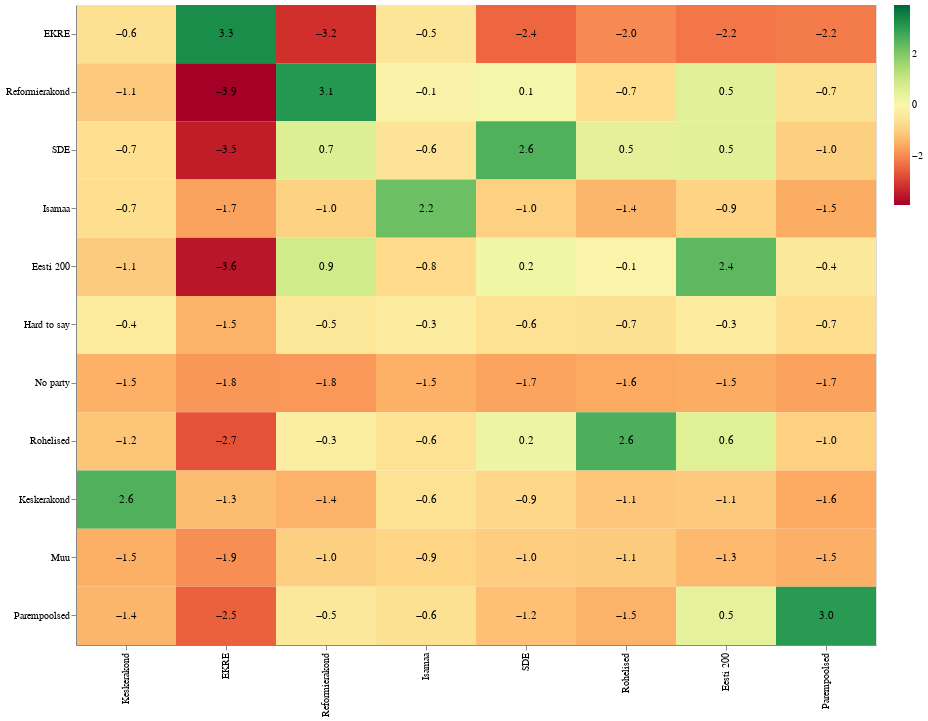

Notebook cell for this chart:
### Code cell
fdf = get_filtered_data(full_df, data_meta, pp_desc)
#wdf = wrangle_data(fdf, **args, **get_plot_meta(args['plot']))
#fdf['data'].sample(5)
create_plot(fdf,data_meta,pp_desc,width=800)

### Figure 1 — Vega-Lite specification as saved in the notebook (floating-point values rounded to 4 significant figures)
{"config": {"view": {"continuousWidth": 300, "continuousHeight": 300}}, "layer": [{"mark": {"type": "rect"}, "encoding": {"color": {"field": "thermometer", "legend": {"title": null}, "scale": {"domainMax": 3.898, "domainMid": 0, "domainMin": -3.898, "scheme": "redyellowgreen"}, "type": "quantitative"}, "tooltip": [{"field": "thermometer", "format": ".1f", "type": "quantitative"}], "x": {"field": "question", "sort": ["Keskerakond", "EKRE", "Reformierakond", "Isamaa", "SDE", "Rohelised", "Eesti 200", "Parempoolsed"], "title": null, "type": "nominal"}, "y": {"field": "party_preference", "sort": ["EKRE", "Reformierakond", "SDE", "Isamaa", "Eesti 200", "Hard to say", "No party", "Rohelised", "Keskerakond", "Muu", "Parempoolsed"], "title": null, "type": "nominal"}}}, {"mark": {"type": "text"}, "encoding": {"color": {"condition": {"test": "(pow(datum['thermometer:Q'],2) > 1.5)", "value": "white"}, "value": "black"}, "text": {"field": "thermometer", "format": ".1f", "type": "quantitative"}, "tooltip": [{"field": "thermometer", "format": ".1f", "type": "quantitative"}], "x": {"field": "question", "sort": ["Keskerakond", "EKRE", "Reformierakond", "Isamaa", "SDE", "Rohelised", "Eesti 200", "Parempoolsed"], "title": null, "type": "nominal"}, "y": {"field": "party_preference", "sort": ["EKRE", "Reformierakond", "SDE", "Isamaa", "Eesti 200", "Hard to say", "No party", "Rohelised", "Keskerakond", "Muu", "Parempoolsed"], "title": null, "type": "nominal"}}}], "data": {"name": "data-3681557f3c462e6b08c9e26aa430b488"}, "height": 640, "width": 800, "$schema": "https://vega.github.io/schema/vega-lite/v5.15.1.json", "datasets": {"data-3681557f3c462e6b08c9e26aa430b488": [{"party_preference": "EKRE", "question": "Keskerakond", "thermometer": -0.648}, {"party_preference": "EKRE", "question": "EKRE", "thermometer": 3.278}, {"party_preference": "EKRE", "question": "Reformierakond", "thermometer": -3.166}, {"party_preference": "EKRE", "question": "Isamaa", "thermometer": -0.5357}, {"party_preference": "EKRE", "question": "SDE", "thermometer": -2.439}, {"party_preference": "EKRE", "question": "Rohelised", "thermometer": -1.981}, {"party_preference": "EKRE", "question": "Eesti 200", "thermometer": -2.244}, {"party_preference": "EKRE", "question": "Parempoolsed", "thermometer": -2.17}, {"party_preference": "Reformierakond", "question": "Keskerakond", "thermometer": -1.077}, {"party_preference": "Reformierakond", "question": "EKRE", "thermometer": -3.898}, {"party_preference": "Reformierakond", "question": "Reformierakond", "thermometer": 3.093}, {"party_preference": "Reformierakond", "question": "Isamaa", "thermometer": -0.1498}, {"party_preference": "Reformierakond", "question": "SDE", "thermometer": 0.1175}, {"party_preference": "Reformierakond", "question": "Rohelised", "thermometer": -0.7399}, {"party_preference": "Reformierakond", "question": "Eesti 200", "thermometer": 0.5245}, {"party_preference": "Reformierakond", "question": "Parempoolsed", "thermometer": -0.6539}, {"party_preference": "SDE", "question": "Keskerakond", "thermometer": -0.7024}, {"party_preference": "SDE", "question": "EKRE", "thermometer": -3.454}, {"party_preference": "SDE", "question": "Reformierakond", "thermometer": 0.6535}, {"party_preference": "SDE", "question": "Isamaa", "thermometer": -0.5882}, {"party_preference": "SDE", "question": "SDE", "thermometer": 2.57}, {"party_preference": "SDE", "question": "Rohelised", "thermometer": 0.4767}, {"party_preference": "SDE", "question": "Eesti 200", "thermometer": 0.5275}, {"party_preference": "SDE", "question": "Parempoolsed", "thermometer": -0.9935}, {"party_preference": "Isamaa", "question": "Keskerakond", "thermometer": -0.7434}, {"party_preference": "Isamaa", "question": "EKRE", "thermometer": -1.667}, {"party_preference": "Isamaa", "question": "Reformierakond", "thermometer": -0.9601}, {"party_preference": "Isamaa", "question": "Isamaa", "thermometer": 2.236}, {"party_preference": "Isamaa", "question": "SDE", "thermometer": -0.9789}, {"party_preference": "Isamaa", "question": "Rohelised", "thermometer": -1.405}, {"party_preference": "Isamaa", "question": "Eesti 200", "thermometer": -0.942}, {"party_preference": "Isamaa", "question": "Parempoolsed", "thermometer": -1.545}, {"party_preference": "Eesti 200", "question": "Keskerakond", "thermometer": -1.069}, {"party_preference": "Eesti 200", "question": "EKRE", "thermometer": -3.557}, {"party_preference": "Eesti 200", "question": "Reformierakond", "thermometer": 0.8804}, {"party_preference": "Eesti 200", "question": "Isamaa", "thermometer": -0.7908}, {"party_preference": "Eesti 200", "question": "SDE", "thermometer": 0.1943}, {"party_preference": "Eesti 200", "question": "Rohelised", "thermometer": -0.1214}, {"party_preference": "Eesti 200", "question": "Eesti 200", "thermometer": 2.426}, {"party_preference": "Eesti 200", "question": "Parempoolsed", "thermometer": -0.4422}, {"party_preference": "Hard to say", "question": "Keskerakond", "thermometer": -0.4003}, {"party_preference": "Hard to say", "question": "EKRE", "thermometer": -1.451}, {"party_preference": "Hard to say", "question": "Reformierakond", "thermometer": -0.5167}, {"party_preference": "Hard to say", "question": "Isamaa", "thermometer": -0.3313}, {"party_preference": "Hard to say", "question": "SDE", "thermometer": -0.6164}, {"party_preference": "Hard to say", "question": "Rohelised", "thermometer": -0.6545}, {"party_preference": "Hard to say", "question": "Eesti 200", "thermometer": -0.3257}, {"party_preference": "Hard to say", "question": "Parempoolsed", "thermometer": -0.7199}, {"party_preference": "No party", "question": "Keskerakond", "thermometer": -1.484}, {"party_preference": "No party", "question": "EKRE", "thermometer": -1.83}, {"party_preference": "No party", "question": "Reformierakond", "thermometer": -1.805}, {"party_preference": "No party", "question": "Isamaa", "thermometer": -1.479}, {"party_preference": "No party", "question": "SDE", "thermometer": -1.659}, {"party_preference": "No party", "question": "Rohelised", "thermometer": -1.589}, {"party_preference": "No party", "question": "Eesti 200", "thermometer": -1.546}, {"party_preference": "No party", "question": "Parempoolsed", "thermometer": -1.681}, {"party_preference": "Rohelised", "question": "Keskerakond", "thermometer": -1.163}, {"party_preference": "Rohelised", "question": "EKRE", "thermometer": -2.701}, {"party_preference": "Rohelised", "question": "Reformierakond", "thermometer": -0.2705}, {"party_preference": "Rohelised", "question": "Isamaa", "thermometer": -0.623}, {"party_preference": "Rohelised", "question": "SDE", "thermometer": 0.2213}, {"party_preference": "Rohelised", "question": "Rohelised", "thermometer": 2.607}, {"party_preference": "Rohelised", "question": "Eesti 200", "thermometer": 0.6052}, {"party_preference": "Rohelised", "question": "Parempoolsed", "thermometer": -0.9877}, {"party_preference": "Keskerakond", "question": "Keskerakond", "thermometer": 2.575}, {"party_preference": "Keskerakond", "question": "EKRE", "thermometer": -1.293}, {"party_preference": "Keskerakond", "question": "Reformierakond", "thermometer": -1.444}, {"party_preference": "Keskerakond", "question": "Isamaa", "thermometer": -0.6408}, {"party_preference": "Keskerakond", "question": "SDE", "thermometer": -0.8818}, {"party_preference": "Keskerakond", "question": "Rohelised", "thermometer": -1.141}, {"party_preference": "Keskerakond", "question": "Eesti 200", "thermometer": -1.098}, {"party_preference": "Keskerakond", "question": "Parempoolsed", "thermometer": -1.585}, {"party_preference": "Muu", "question": "Keskerakond", "thermometer": -1.497}, {"party_preference": "Muu", "question": "EKRE", "thermometer": -1.927}, {"party_preference": "Muu", "question": "Reformierakond", "thermometer": -1.0}, {"party_preference": "Muu", "question": "Isamaa", "thermometer": -0.9272}, {"party_preference": "Muu", "question": "SDE", "thermometer": -1.046}, {"party_preference": "Muu", "question": "Rohelised", "thermometer": -1.073}, {"party_preference": "Muu", "question": "Eesti 200", "thermometer": -1.338}, {"party_preference": "Muu", "question": "Parempoolsed", "thermometer": -1.49}, {"party_preference": "Parempoolsed", "question": "Keskerakond", "thermometer": -1.407}, {"party_preference": "Parempoolsed", "question": "EKRE", "thermometer": -2.514}, {"party_preference": "Parempoolsed", "question": "Reformierakond", "thermometer": -0.461}, {"party_preference": "Parempoolsed", "question": "Isamaa", "thermometer": -0.6456}, {"party_preference": "Parempoolsed", "question": "SDE", "thermometer": -1.236}, {"party_preference": "Parempoolsed", "question": "Rohelised", "thermometer": -1.455}, {"party_preference": "Parempoolsed", "question": "Eesti 200", "thermometer": 0.4595}, {"party_preference": "Parempoolsed", "question": "Parempoolsed", "thermometer": 3.032}]}}
